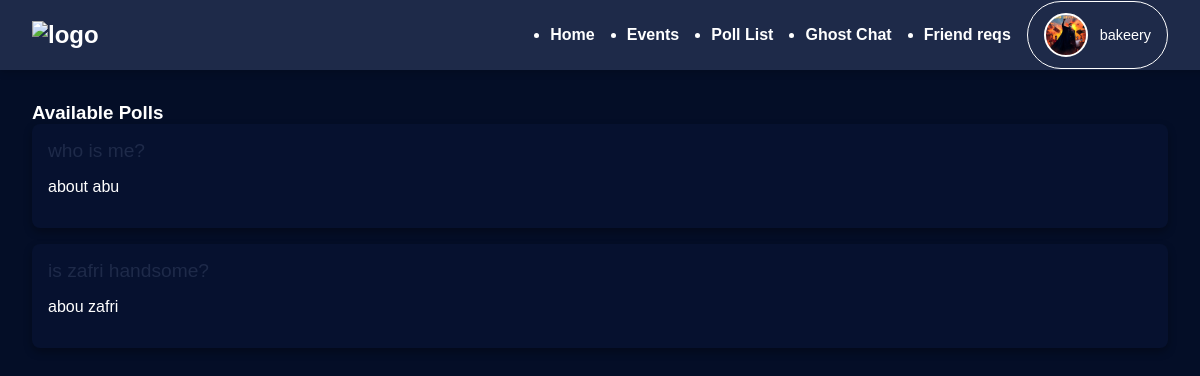
The app's page /app/polls/ (signed in), older data.
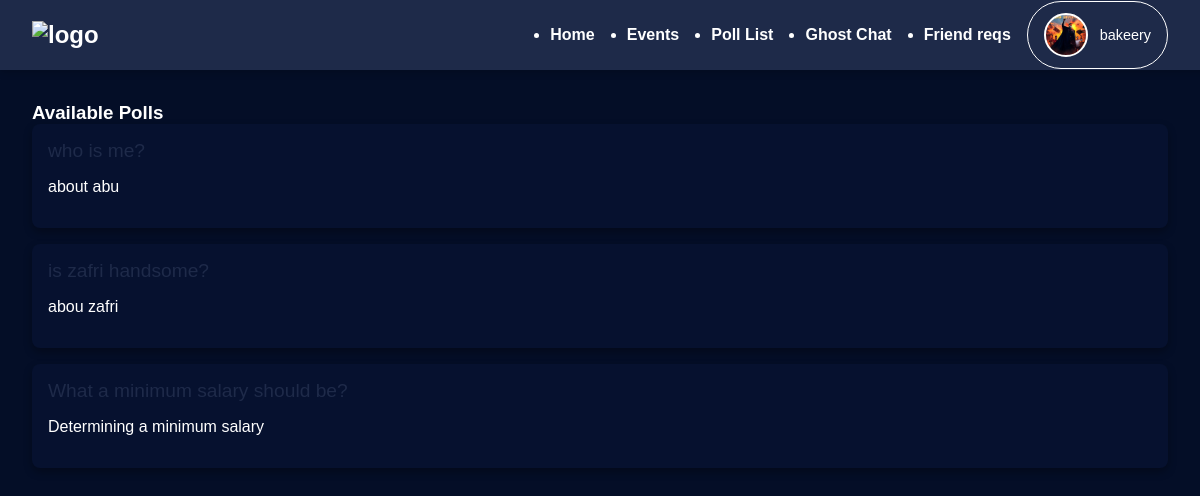
The same page, newer data.
### app/models.py (models this page shows, shortened)
class Poll(models.Model):
    name = models.CharField(max_length=50, blank=False)
    description = models.TextField(max_length=1000, blank=True)

### app/views.py (the view)
# urls.py: path('polls/', views.PollListView.as_view(), name='poll_list'),
@method_decorator(login_required, name='dispatch')
class PollListView(View):
    def get(self, request):
        polls = Poll.objects.all()
        return render(
            request,
            template_name="app/poll_list.html",
            context={
                "polls": polls
            }
        )

### app/templates/app/poll_list.html (shortened to what this page needs)
{% extends 'app/user_navbar.html' %}
{% block content %}
<!DOCTYPE html>
<html lang="en">
<head>
</head>
<body>
    <div class="container">
        <h3>Available Polls</h3>
        {% if polls %}
            {% for poll in polls %}
                <div class="poll-item">
                    <a href="{% url 'single_poll' poll.id %}">{{ poll.name }}</a>
                    <p>{{ poll.description }}</p>
                </div>
            {% endfor %}
        {% else %}
            <div class="no-polls">
                No polls created.
            </div>
        {% endif %}
    </div>
</body>
</html>
{% endblock %}

Row changes from the older to the newer data that the page shows:
added Poll: name "What a minimum salary should be?", description "Determining a minimum salary"
